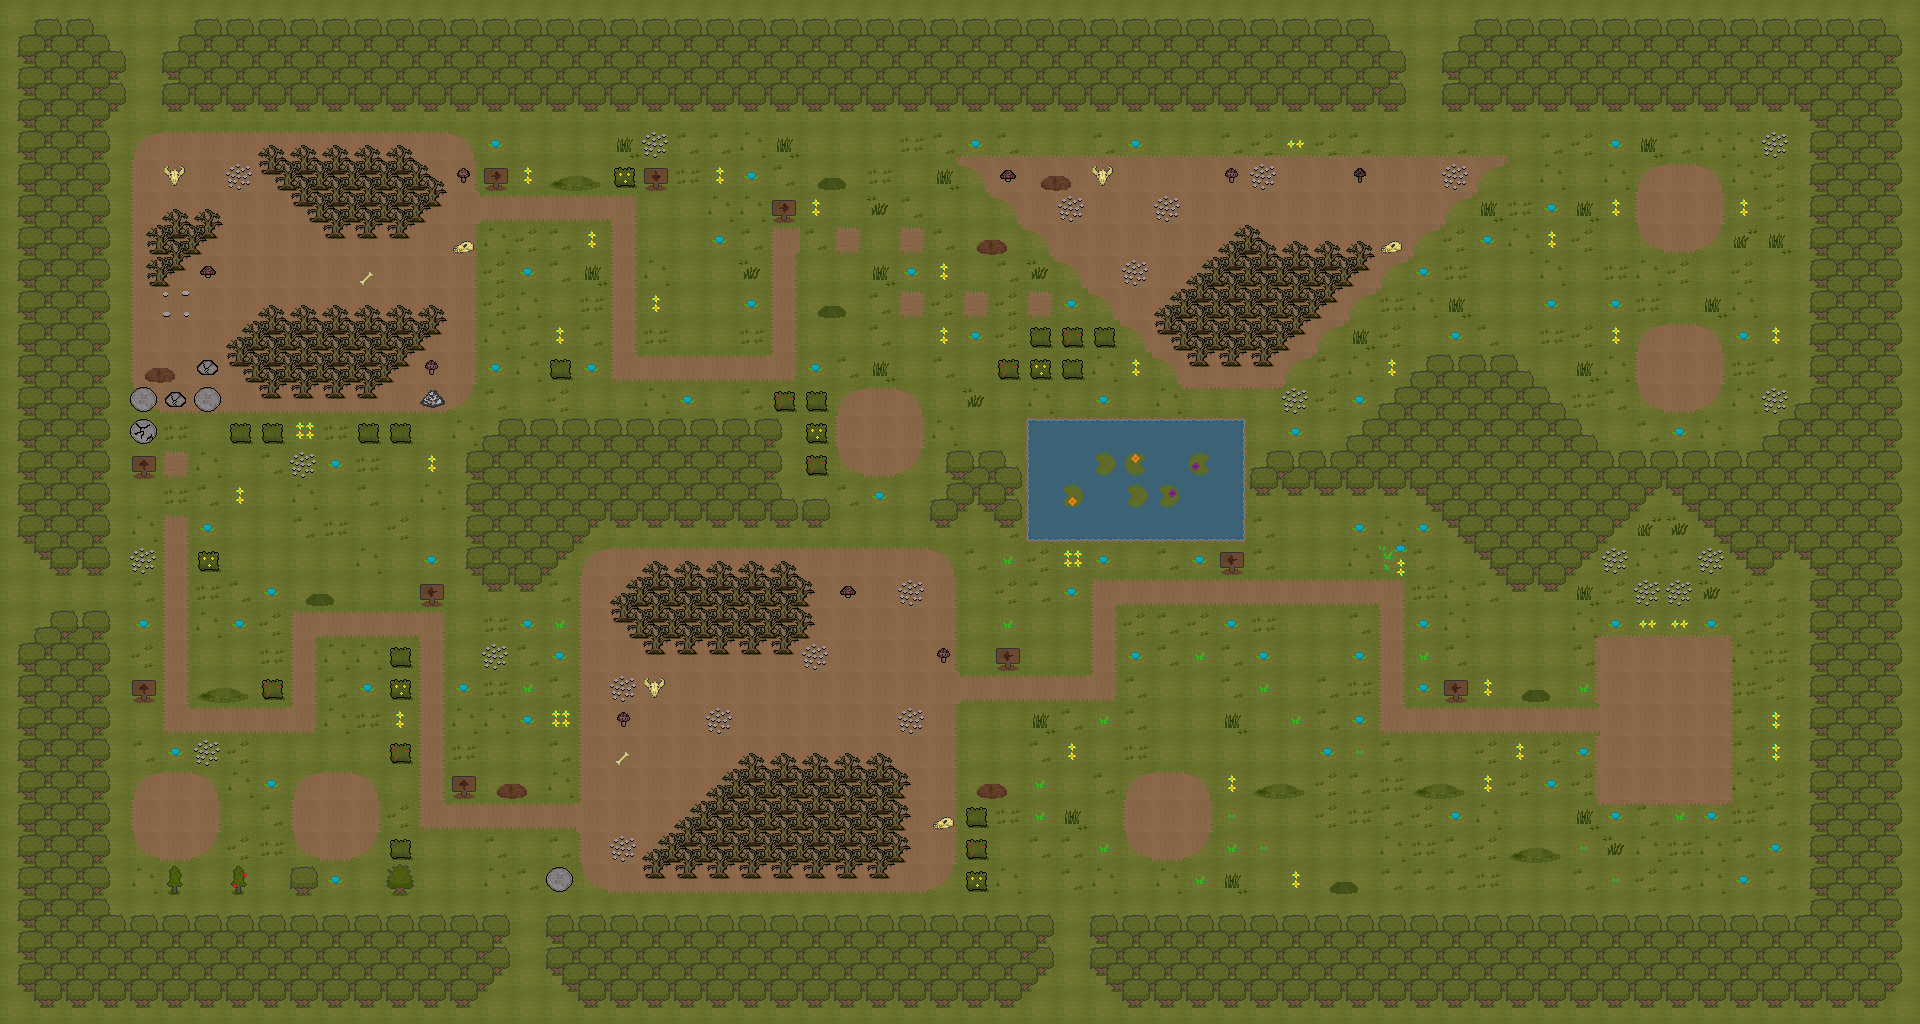

This is a level from a 2D game, rendered from its Tiled map with the project's own tilesets. A one-line summary and the map file follow, with tile-layer data summarised:
An orthogonal 60x32 tile map with 32x32 px tiles, 4 tile layers (Ground, Decoration, Collision, WaterCollision), 6 tilesets and 86 objects (37x Tree, 30x Branch, 6x Plant Position, 5x Enemy, Player).

<map version="1.10" tiledversion="1.11.2" orientation="orthogonal" renderorder="right-down" width="60" height="32" tilewidth="32" tileheight="32" infinite="0" nextlayerid="25" nextobjectid="304">
 <tileset firstgid="1" source="../tsx/ForestTileSet.tsx" />
 <tileset firstgid="257" source="../tsx/forest_objects.tsx" />
 <tileset firstgid="269" source="../tsx/TileSetWater.tsx" />
 <tileset firstgid="278" source="../tsx/waterDecoration.tsx" />
 <tileset firstgid="282" source="../tsx/idkbro.tsx" />
 <tileset firstgid="283" source="../tsx/brorespeta.tsx" />
 <layer id="11" name="Ground" width="60" height="32">
  <data>[1920 cells, 1902 non-empty, 31 distinct tile ids]</data>
 </layer>
 <objectgroup id="14" name="Player">
  <object id="1" name="Player" x="1666.1" y="720.137">
   <point />
  </object>
 </objectgroup>
 <layer id="12" name="Decoration" width="60" height="32">
  <data>[1920 cells, 457 non-empty, 33 distinct tile ids]</data>
 </layer>
 <layer id="10" name="Collision" width="60" height="32">
  <data>[1920 cells, 947 non-empty, 37 distinct tile ids]</data>
 </layer>
 <objectgroup id="22" name="Enemies">
  <object id="240" name="Enemy" x="15.3482" y="597.317">
   <point />
  </object>
  <object id="241" name="Enemy" x="143.01" y="19.8678">
   <point />
  </object>
  <object id="242" name="Enemy" x="1422.87" y="19.7947">
   <point />
  </object>
  <object id="261" name="Enemy" x="527.21" y="1010">
   <point />
  </object>
  <object id="262" name="Enemy" x="1070.05" y="1013.38">
   <point />
  </object>
 </objectgroup>
 <objectgroup id="15" name="Tree">
  <object id="44" name="Tree" gid="262" x="1504.57" y="704.438" width="64" height="64" />
  <object id="46" name="Tree" gid="265" x="1503.71" y="863.75" width="64" height="64" />
  <object id="48" name="Tree" gid="266" x="1408.49" y="800.154" width="64" height="64" />
  <object id="49" name="Tree" gid="261" x="1312.27" y="895.913" width="64" height="64" />
  <object id="52" name="Tree" gid="265" x="1248.11" y="800.235" width="64" height="64" />
  <object id="59" name="Tree" gid="267" x="959.549" y="800.169" width="64" height="64" />
  <object id="61" name="Tree" gid="268" x="479.549" y="800.451" width="64" height="64" />
  <object id="65" name="Tree" gid="262" x="287.965" y="607.882" width="64" height="64" />
  <object id="67" name="Tree" gid="266" x="191.755" y="703.816" width="64" height="64" />
  <object id="70" name="Tree" gid="267" x="127.708" y="384.126" width="64" height="64" />
  <object id="71" name="Tree" gid="265" x="544.157" y="192.532" width="64" height="64" />
  <object id="74" name="Tree" gid="261" x="800.898" y="320.353" width="64" height="64" />
  <object id="76" name="Tree" gid="262" x="799.799" y="191.982" width="64" height="64" />
  <object id="77" name="Tree" gid="268" x="959.781" y="256.03" width="64" height="64" />
  <object id="78" name="Tree" gid="267" x="1024.65" y="192.532" width="64" height="64" />
  <object id="87" gid="187" x="896" y="608" width="32" height="32" />
  <object id="88" gid="187" x="896" y="640" width="32" height="32" />
  <object id="89" gid="187" x="864" y="608" width="32" height="32" />
  <object id="90" gid="187" x="896" y="608" width="32" height="32" />
  <object id="91" gid="187" x="896" y="640" width="32" height="32" />
  <object id="92" gid="187" x="864" y="640" width="32" height="32" />
  <object id="93" gid="187" x="896" y="608" width="32" height="32" />
  <object id="108" name="Tree" gid="263" x="1471.87" y="319.7" width="32" height="64" />
  <object id="110" name="Tree" gid="264" x="1503.73" y="319.899" width="32" height="64" />
  <object id="111" name="Tree" gid="263" x="1504.13" y="191.678" width="32" height="64" />
  <object id="116" name="Tree" gid="263" x="1279.97" y="671.785" width="32" height="64" />
  <object id="117" name="Tree" gid="264" x="1311.74" y="672.195" width="32" height="64" />
  <object id="118" name="Tree" gid="264" x="1280.38" y="576.258" width="32" height="64" />
  <object id="119" name="Tree" gid="263" x="1312.15" y="576.258" width="32" height="64" />
  <object id="120" name="Tree" gid="263" x="1024.39" y="672.128" width="32" height="64" />
  <object id="124" name="Tree" gid="264" x="415.976" y="896.089" width="32" height="64" />
  <object id="125" name="Tree" gid="264" x="448.244" y="896.247" width="32" height="64" />
  <object id="127" name="Tree" gid="263" x="224.562" y="575.913" width="32" height="64" />
  <object id="130" name="Tree" gid="263" x="256.156" y="576.313" width="32" height="64" />
  <object id="132" name="Tree" gid="264" x="672.222" y="351.583" width="32" height="64" />
  <object id="134" name="Tree" gid="264" x="704.253" y="351.583" width="32" height="64" />
  <object id="136" name="Tree" gid="264" x="1472.21" y="192.026" width="32" height="64" />
  <object id="139" name="Tree" gid="264" x="1055.81" y="671.934" width="32" height="64" />
  <object id="140" name="Tree" gid="264" x="1152.49" y="736.033" width="32" height="64" />
  <object id="142" name="Tree" gid="263" x="1184.01" y="736.459" width="32" height="64" />
  <object id="212" name="Tree" gid="264" x="959.754" y="576.261" width="32" height="64" />
  <object id="213" name="Tree" gid="264" x="448.295" y="671.894" width="32" height="64" />
  <object id="218" name="Tree" gid="263" x="1760.14" y="319.922" width="32" height="64" />
  <object id="219" name="Tree" gid="263" x="960.292" y="639.779" width="32" height="64" />
 </objectgroup>
 <objectgroup id="16" name="Branch">
  <object id="146" name="Branch" gid="258" x="1504.51" y="639.049" width="32" height="32" />
  <object id="150" name="Branch" gid="260" x="1536.01" y="639.596" width="32" height="32" />
  <object id="156" name="Branch" gid="258" x="1440.15" y="736.087" width="32" height="32" />
  <object id="158" name="Branch" gid="260" x="1504.11" y="895.787" width="32" height="32" />
  <object id="161" name="Branch" gid="260" x="1536.05" y="895.943" width="32" height="32" />
  <object id="164" name="Branch" gid="260" x="1471.96" y="672.049" width="32" height="32" />
  <object id="167" name="Branch" gid="258" x="1279.82" y="607.699" width="32" height="32" />
  <object id="170" name="Branch" gid="260" x="1311.92" y="607.699" width="32" height="32" />
  <object id="172" name="Branch" gid="259" x="1216.47" y="768.296" width="32" height="32" />
  <object id="175" name="Branch" gid="257" x="1184.2" y="768.141" width="32" height="32" />
  <object id="178" name="Branch" gid="260" x="1280.15" y="831.479" width="32" height="32" />
  <object id="179" name="Branch" gid="258" x="1280.15" y="863.293" width="32" height="32" />
  <object id="182" name="Branch" gid="259" x="1248.12" y="832.128" width="32" height="32" />
  <object id="190" name="Branch" gid="257" x="256.347" y="735.471" width="32" height="32" />
  <object id="194" name="Branch" gid="257" x="352.187" y="767.93" width="32" height="32" />
  <object id="196" name="Branch" gid="259" x="287.653" y="767.738" width="32" height="32" />
  <object id="198" name="Branch" gid="259" x="351.755" y="640.276" width="32" height="32" />
  <object id="200" name="Branch" gid="257" x="384.465" y="607.535" width="31.024" height="31.0891" />
  <object id="202" name="Branch" gid="259" x="640.278" y="223.666" width="32" height="32" />
  <object id="207" name="Branch" gid="259" x="703.928" y="288.388" width="32" height="32" />
  <object id="209" name="Branch" gid="257" x="672.486" y="256.027" width="32" height="32" />
  <object id="249" name="Branch" gid="258" x="1408.91" y="124.483" width="30.2389" height="29.6519" />
  <object id="256" name="Branch" gid="258" x="128.571" y="124.27" width="30.826" height="30.5912" />
  </objectgroup>
 <objectgroup id="18" name="Plant Position">
  <!-- 6 objects omitted --></objectgroup>
 <layer id="21" name="WaterCollision" width="60" height="32">
  <data>[1920 cells, 18 non-empty, 8 distinct tile ids]</data>
 </layer>
</map>
<!-- 13 of 86 objects omitted -->